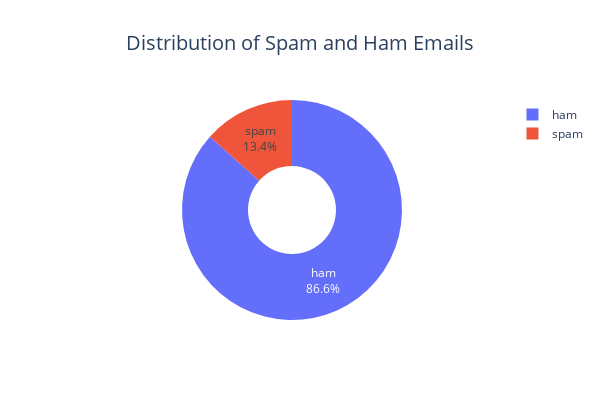

Source (notebook cell):
### Markdown cell above
# **Visualisation**

### Code cell
fig = px.pie(data_frame = df, names = "Category", hole = 0.4, title = 'Distribution of Spam and Ham Emails', 
             width = 600, height = 400 )

fig.update_traces(textposition = "inside", textinfo = "percent+label",
                  marker = dict(line = dict(color=['#3393FF','#FF5733'])) )

fig.update_layout(title_x = 0.5, title_font = dict(size = 20), uniformtext_minsize = 35)

fig.show()

### Figure 1 — Plotly figure (JSON) as saved in the notebook; plotly's stock layout.template omitted (floating-point values rounded to 4 significant figures; data arrays with more than 128 entries replaced by an {"elided": "..."} marker saying what was removed)
{"data": [{"domain": {"x": [0, 1], "y": [0, 1]}, "hole": 0.4, "hovertemplate": "Category=%{label}<extra></extra>", "labels": {"elided": "5572 str values"}, "legendgroup": "", "marker": {"line": {"color": ["#3393FF", "#FF5733"]}}, "name": "", "showlegend": true, "textinfo": "percent+label", "textposition": "inside", "type": "pie"}], "layout": {"height": 400, "legend": {"tracegroupgap": 0}, "title": {"font": {"size": 20}, "text": "Distribution of Spam and Ham Emails", "x": 0.5}, "uniformtext": {"minsize": 35}, "width": 600}}
